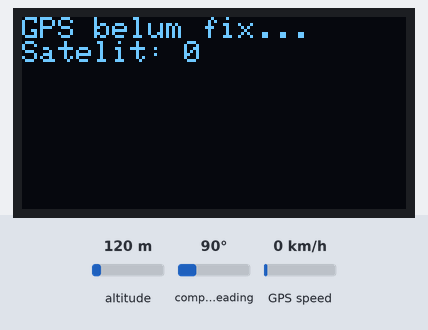
Recording of a sketch running on a simulated ESP32. Shown: 128×64 one-colour display. The inputs (shaded band) are chosen by the test bench; at power-on: altitude 120 m, compass heading 90°, GPS speed 0 km/h. The GPS gets a fix after 3 s at 37.7749, -122.4194 with 8 satellites.

Above: at 0.1 s.
At 3.2 s:
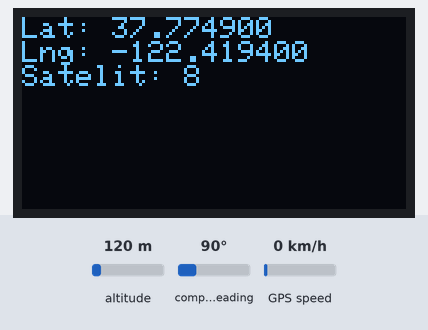

Measured:
- what the display in image 0 shows lasts 3.0 s, from 0.1 s to 3.1 s

The sketch:

GPS_GY-NEO6MV2_v1.0.ino
```cpp
#include <Wire.h>
#include <Adafruit_GFX.h>
#include <Adafruit_SSD1306.h>
#include <TinyGPS++.h>
#include <HardwareSerial.h>

#define SCREEN_WIDTH 128
#define SCREEN_HEIGHT 64

// PIN OLED - ESP32
// VCC - 5V /VIN
// GND - GND
// SCL - 22
// SDA - 21

// PIN GPS - ESP32
// RX - 32
// TX - 33

#define OLED_RESET -1
Adafruit_SSD1306 display(SCREEN_WIDTH, SCREEN_HEIGHT, &Wire, OLED_RESET);

TinyGPSPlus gps;
HardwareSerial gpsSerial(2);  // UART2

void setup() {
  Serial.begin(115200);
  gpsSerial.begin(9600, SERIAL_8N1, 32, 33); // RX=32, TX=33

  if (!display.begin(SSD1306_SWITCHCAPVCC, 0x3C)) {
    Serial.println(F("OLED gagal"));
    while (1);
  }

  display.clearDisplay();
  display.setTextSize(1);
  display.setTextColor(SSD1306_WHITE);
  display.setCursor(0, 0);
  display.println("Menunggu GPS...");
  display.display();
}

void loop() {
  while (gpsSerial.available() > 0) {
    gps.encode(gpsSerial.read());
  }

  display.clearDisplay();
  display.setCursor(0, 0);
  if (gps.location.isValid()) {
    display.print("Lat: ");
    display.println(gps.location.lat(), 6);
    display.print("Lng: ");
    display.println(gps.location.lng(), 6);
  } else {
    display.println("GPS belum fix...");
  }

  display.print("Satelit: ");
  display.println(gps.satellites.value());

  display.display();
}
```
